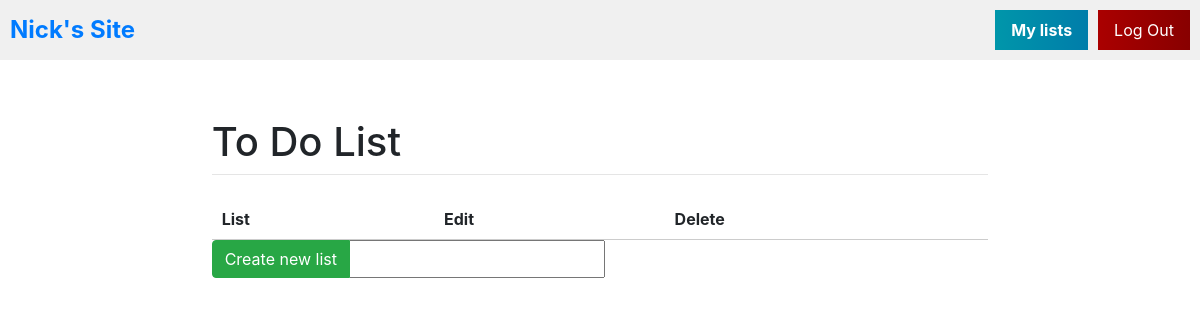
Before: /create/ (signed in) with the older database file.
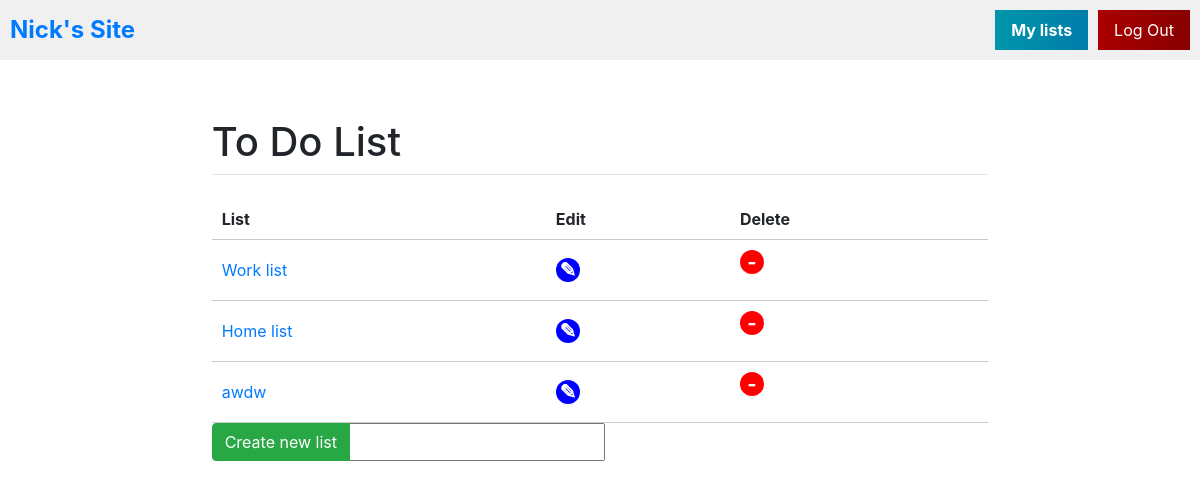
After: the same page with the newer database file.
### main/models.py (models this page shows, shortened)
class ToDoList(models.Model):
    user = models.ForeignKey(User, on_delete=models.CASCADE, related_name="todolist", null=True)
    name = models.CharField(max_length=200)

### main/views.py (the view)
# urls.py: path("create/", views.create, name="create"),
def create(response):
    if response.method == "POST":
        try:
            form = CreateNewList(response.POST)
            if form.is_valid():
                n = form.cleaned_data["name"]
                t = ToDoList(name=n)
                t.save()
                response.user.todolist.add(t)
            return HttpResponseRedirect("/%i" %t.id)
        except AttributeError:
            return render(response, 'main/home.html', {})
    else:
        form = CreateNewList()
    return render(response, 'main/create.html', {"form": form})

### main/forms.py
class CreateNewList(forms.Form):
    name = forms.CharField(label="Name", max_length=200)
    check = forms.BooleanField(required=False)

### main/templates/main/create.html (shortened to what this page needs)
{% extends 'main/base.html' %}
{% block content %}
    <table class="list-table">
    <tr>
        <th>List</th>
        <th>Edit</th>
        <th>Delete</th>
    </tr>
    {% for td in user.todolist.all %}
        <tr>
            <td><a href="/{{ td.id }}">{{ td.name }}</a></td>
            <td>
                <a href="/edit_list/{{ td.id }}">
                    <button class="edit-button">
                        <span class="edit-symbol">&#9998;</span>
                    </button>
                </a>
            </td>
            <td>
                <form action="/delete_list/{{ td.id }}" method="post">
                    <button type="submit" class="delete-button">
                        <span class="minus-symbol">-</span>
                    </button>
                </form>
            </td>
        </tr>
    {% endfor %}
</table>
    <form method="post" action="/create/" class="form-group">
        <div class="input-group mb-3">
            <div class="input-group-prepend">
                <button type="submit" name="save" class="btn btn-success">Create new list</button>
            </div>
            {{ form.name }}
        </div>
    </form>
{% endblock %}

Changed rows visible on the page:
now on this page (row edited): ToDoList: name "Work list"
now on this page (row edited): ToDoList: name "Home list"
added ToDoList: name "awdw"
